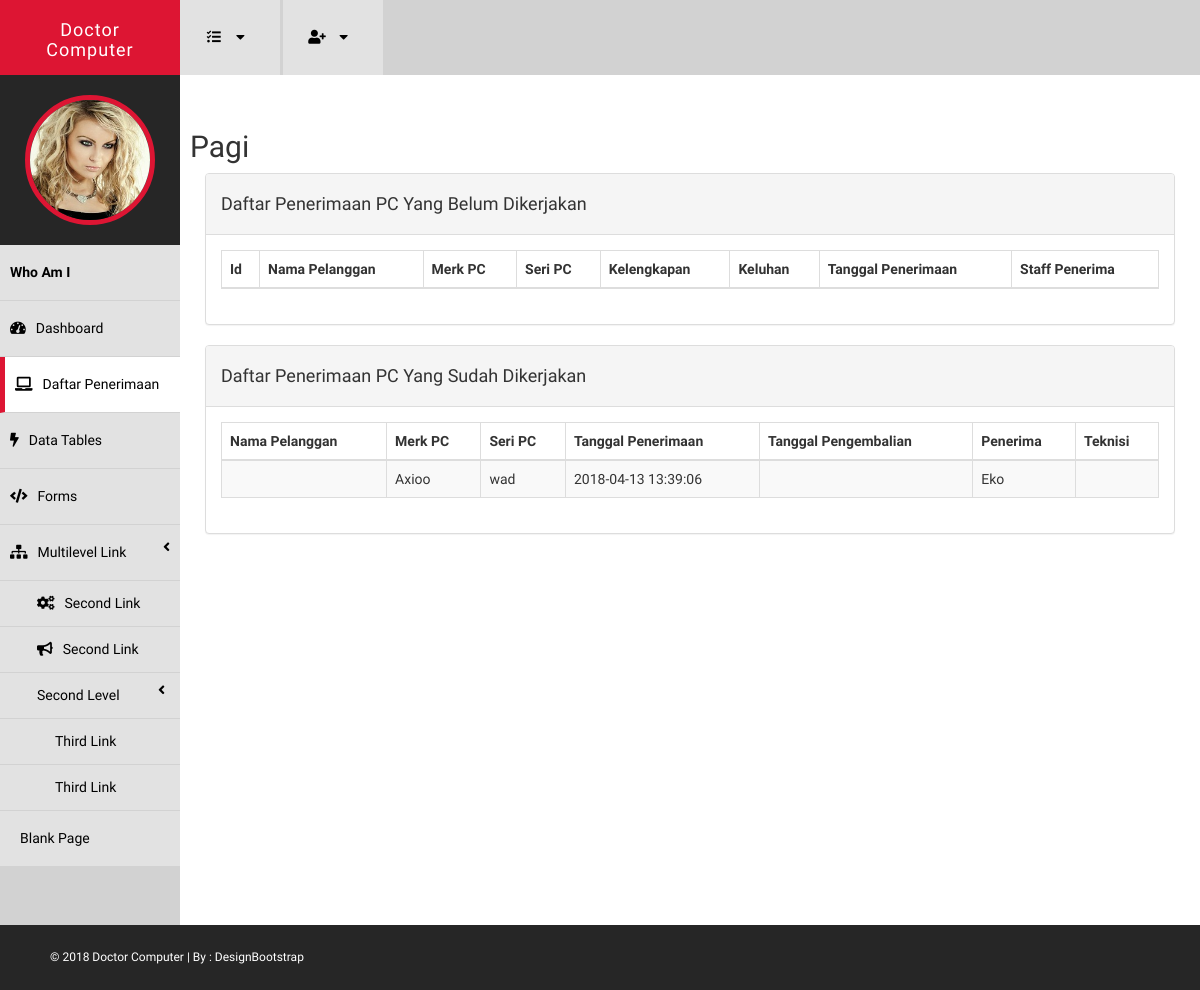
The page /website-admin/penerimaan-pc.php on the database as committed earlier.
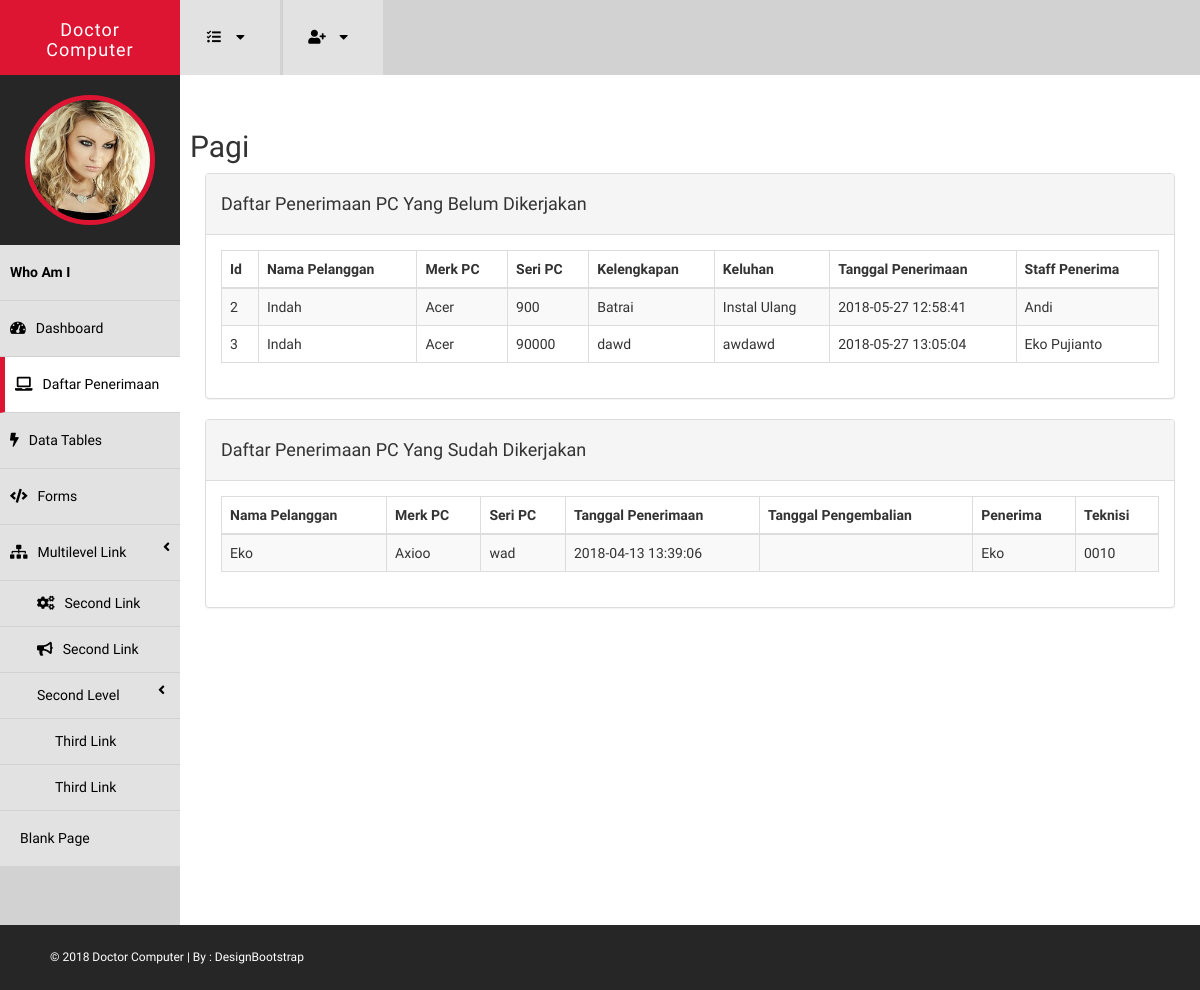
The same page on the database as committed later.
### tables this page shows
CREATE TABLE `daftar_penerimaan_pc` (
  `id_Penerimaan` varchar(10) NOT NULL,
  `id_Pelanggan` varchar(10) DEFAULT NULL,
  `Merk_PC` varchar(30) DEFAULT NULL,
  `Seri_PC` varchar(10) DEFAULT NULL,
  `Kelengkapan` text,
  `Keluhan` text,
  `Tanggal_Terima` datetime DEFAULT NULL,
  `id_Penerima_Staff` varchar(5) DEFAULT NULL
);

CREATE TABLE `anggota` (
  `id_Anggota` varchar(50) NOT NULL,
  `Nama` varchar(30) NOT NULL,
  `Jabatan` varchar(30) NOT NULL,
  `NO_HP` varchar(14) DEFAULT NULL,
  `Email` varchar(30) NOT NULL,
  `Alamat` text
);

CREATE TABLE `status_pengembalian_pc` (
  `id_penerimaan` varchar(10) DEFAULT NULL,
  `id_Pelanggan` varchar(10) DEFAULT NULL,
  `Tgl_Terima` datetime DEFAULT NULL,
  `Tgl_Pengembalian` datetime DEFAULT NULL,
  `Status_pengembalian` enum('Sudah','Belum') DEFAULT 'Belum',
  `teknisi` varchar(50) DEFAULT NULL
);

### website-admin/penerimaan-pc.php (the view, shortened to what the changed rows need)
<!DOCTYPE html>
<html xmlns="http://www.w3.org/1999/xhtml">
<head>
    <link rel="stylesheet" href="assets/css/bootstrap.min.css">
    <link rel="stylesheet" href="assets/css/dataTables.bootstrap.min.css">
    <link href="assets\css\font-awesome\css\fontawesome-all.css" rel="stylesheet" />
    <link href="assets/css/style.css" rel="stylesheet" />
</head>
<body>
    <div id="wrapper">
        <div id="page-wrapper" class="page-wrapper-cls" style="margin-left: 180px;">
            <div id="page-inner">
                <div class="row">
                    <h2>Pagi</h2>
                    <div class="col-lg-12">
                        <div class="panel panel-default">
                            <div class="panel-body">
                                <div class="dataTable_wrapper">
                                    <table class="table table-striped table-bordered table-hover display" id="dataTables">
                                        <thead>
                                            <tr class="gradeA">
                                                <th>Id</th>
                                                <th>Nama Pelanggan</th>
                                                <th>Merk PC</th>
                                                <th>Seri PC</th>
                                                <th>Kelengkapan</th>
                                                <th>Keluhan</th>
                                                <th>Tanggal Penerimaan</th>
                                                <th>Staff Penerima</th>
                                            </tr>
                                        </thead>
                                        <tbody>
                                        <?php
                                        include('SQL\koneksi-admin.php');
                                        $sql = "SELECT daftar_penerimaan_pc.id_Penerimaan, CONCAT(Nama_Depan,' ' , Nama_Belakang) AS 'Nama Pelanggan', daftar_penerimaan_pc.Merk_PC, daftar_penerimaan_pc.Seri_PC, daftar_penerimaan_pc.Kelengkapan, daftar_penerimaan_pc.Keluhan, daftar_penerimaan_pc.Tanggal_Terima, anggota.Nama
                                                FROM daftar_penerimaan_pc, anggota, daftar_pelanggan,status_pengembalian_pc
                                                WHERE daftar_penerimaan_pc.id_Pelanggan = daftar_pelanggan.id_Pelanggan
                                                AND daftar_penerimaan_pc.id_Penerima_Staff = anggota.id_Anggota
                                                AND status_pengembalian_pc.id_penerimaan = daftar_penerimaan_pc.id_Penerimaan
                                                AND status_pengembalian_pc.Status_pengembalian = 'Belum'";
                                        $hasil = mysqli_query($conn, $sql);
                                        if ( mysqli_num_rows($hasil))
                                        {
                                            while ( $data=mysqli_fetch_row($hasil))
                                            {
                                         ?>
                                            <tr class="odd gradeX">
                                                <td><?php echo $data['0']; ?></td>
                                                <td><?php echo $data['1']; ?></td>
                                                <td><?php echo $data['2']; ?></td>
                                                <td><?php echo $data['3']; ?></td>
                                                <td><?php echo $data['4']; ?></td>
                                                <td><?php echo $data['5']; ?></td>
                                                <td><?php echo $data['6']; ?></td>
                                                <td><?php echo $data['7']; ?></td>
                                            </tr>
                                        <?php
                                            }
                                        } ?>
                                        </tbody>
                                    </table>
                                </div>
                            </div>
                        </div>
                    </div>
                </div>
                <div class="row">
                    <div class="col-lg-12">
                        <div class="panel panel-default">
                            <div class="panel-body">
                                <div class="dataTable_wrapper">
                                    <table class="table table-striped table-bordered table-hover display" id="dataTables2" style="width: 100%">
                                        <thead>
                                            <tr class="gradeA">
                                                <th>Nama Pelanggan</th>
                                                <th>Merk PC</th>
                                                <th>Seri PC</th>
                                                <th>Tanggal Penerimaan</th>
                                                <th>Tanggal Pengembalian</th>
                                                <th>Penerima</th>
                                                <th>Teknisi</th>
                                            </tr>
                                        </thead>
                                        <tbody>
                                        <?php
                                        include('SQL\koneksi-admin.php');
                                        $sql = "SELECT CONCAT(Nama_Depan,' ' , Nama_Belakang) AS 'Nama Pelanggan', daftar_penerimaan_pc.Merk_PC, daftar_penerimaan_pc.Seri_PC,  daftar_penerimaan_pc.Tanggal_Terima,status_pengembalian_pc.Tgl_Pengembalian, anggota.Nama AS 'Penerima', status_pengembalian_pc.teknisi  AS 'Teknisi'
                                                FROM daftar_penerimaan_pc, anggota, daftar_pelanggan,status_pengembalian_pc
                                                WHERE daftar_penerimaan_pc.id_Pelanggan = daftar_pelanggan.id_Pelanggan
                                                AND daftar_penerimaan_pc.id_Penerima_Staff = anggota.id_Anggota
                                                AND status_pengembalian_pc.id_penerimaan = daftar_penerimaan_pc.id_Penerimaan
                                                AND status_pengembalian_pc.Status_pengembalian = 'Sudah'";
                                        $hasil = mysqli_query($conn, $sql);
                                        if ( mysqli_num_rows($hasil))
                                        {
                                            while ( $data=mysqli_fetch_row($hasil))
                                            {
                                         ?>
                                            <tr class="odd gradeX">
                                                <td><?php echo $data['0']; ?></td>
                                                <td><?php echo $data['1']; ?></td>
                                                <td><?php echo $data['2']; ?></td>
                                                <td><?php echo $data['3']; ?></td>
                                                <td><?php echo $data['4']; ?></td>
                                                <td><?php echo $data['5']; ?></td>
                                                <td><?php echo $data['6']; ?></td>
                                            </tr>
                                        <?php
                                            }
                                        }?>
                                        </tbody>
                                    </table>
                                </div>
                            </div>
                        </div>
                    </div>
                </div>
            </div>
        </div>
    </div>
</body>
</html>

Rows that differ between the two databases and show on the page:
added daftar_penerimaan_pc: id_Penerimaan "2", 1 "Indah", Merk_PC "Acer", Seri_PC "900", Kelengkapan "Batrai", Keluhan "Instal Ulang", Tanggal_Terima "2018-05-27 12:58:41", id_Penerima_Staff.Nama "Andi", shown under "Daftar Penerimaan PC Yang Belum Dikerjakan"
added daftar_penerimaan_pc: id_Penerimaan "3", 1 "Indah", Merk_PC "Acer", Seri_PC "90000", Kelengkapan "dawd", Keluhan "awdawd", Tanggal_Terima "2018-05-27 13:05:04", id_Penerima_Staff.Nama "Eko Pujianto", shown under "Daftar Penerimaan PC Yang Belum Dikerjakan"
changed through a linked row, daftar_penerimaan_pc "Axioo": 0 (not shown) → "Eko"; status_pengembalian_pc.teknisi (not shown) → "0010"
